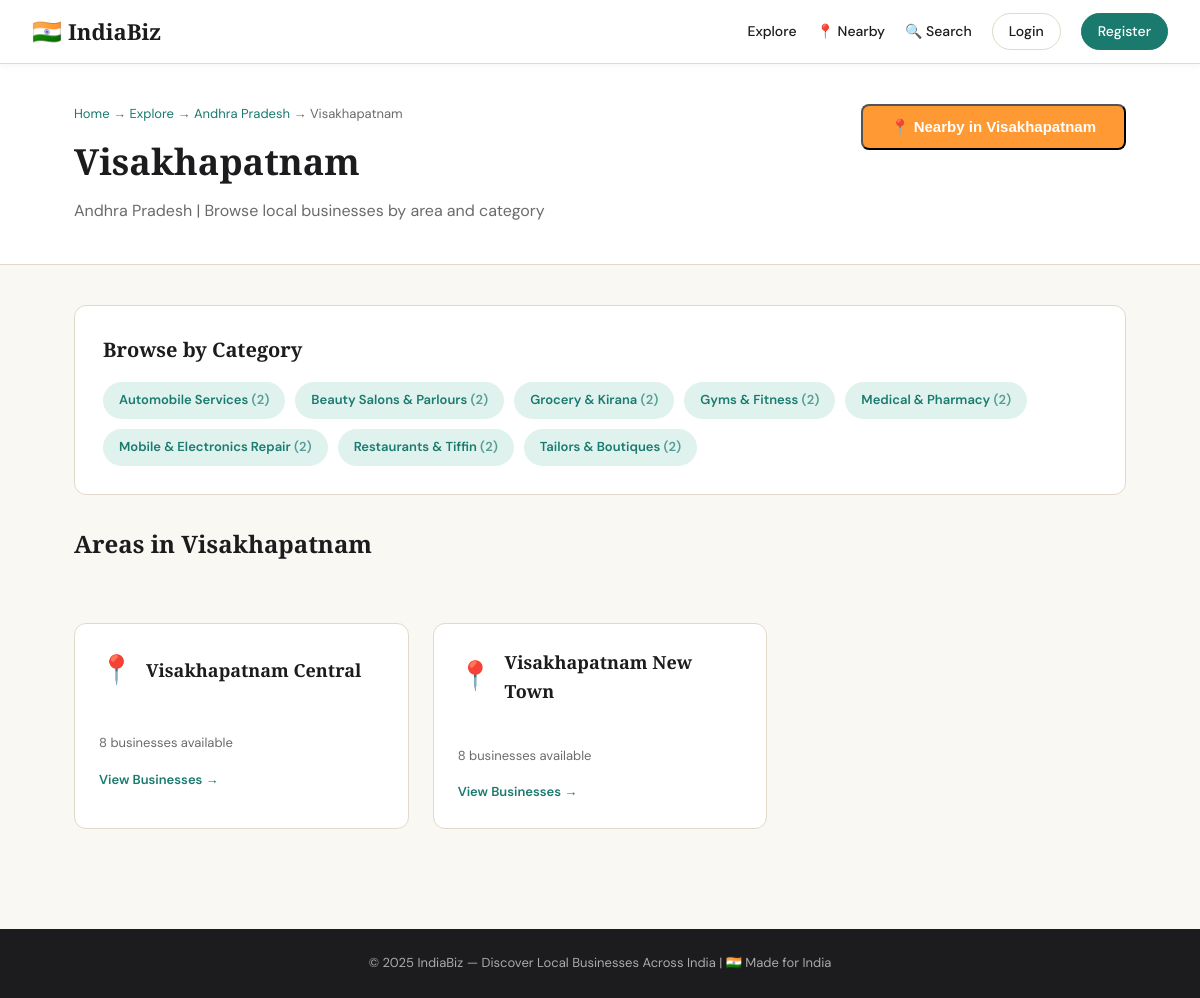
Page /city/1 on the committed database.
### tables this page shows
CREATE TABLE states (
            id INTEGER PRIMARY KEY AUTOINCREMENT,
            name TEXT UNIQUE NOT NULL,
            code TEXT UNIQUE NOT NULL,
            capital TEXT,
            region TEXT
        );

CREATE TABLE cities (
            id INTEGER PRIMARY KEY AUTOINCREMENT,
            state_id INTEGER NOT NULL,
            name TEXT NOT NULL,
            lat REAL NOT NULL,
            lng REAL NOT NULL,
            is_major INTEGER DEFAULT 0,
            FOREIGN KEY (state_id) REFERENCES states(id),
            UNIQUE(state_id, name)
        );

CREATE TABLE businesses (
            id INTEGER PRIMARY KEY AUTOINCREMENT,
            business_uid TEXT UNIQUE NOT NULL,
            owner_id INTEGER NOT NULL,
            place_id INTEGER NOT NULL,
            name TEXT NOT NULL,
            category TEXT NOT NULL,
            description TEXT,
            phone TEXT,
            email TEXT,
            address TEXT,
            lat REAL,
            lng REAL,
            timing TEXT,
            status TEXT DEFAULT "pending" CHECK(status IN ("pending","approved","rejected")),
            created_at TIMESTAMP DEFAULT CURRENT_TIMESTAMP,
            FOREIGN KEY (owner_id) REFERENCES users(id),
            FOREIGN KEY (place_id) REFERENCES places(id)
        );

CREATE TABLE places (
            id INTEGER PRIMARY KEY AUTOINCREMENT,
            city_id INTEGER NOT NULL,
            name TEXT NOT NULL,
            zone TEXT,
            famous_for TEXT,
            description TEXT,
            lat REAL DEFAULT 17.3850,
            lng REAL DEFAULT 78.4867,
            image_url TEXT,
            FOREIGN KEY (city_id) REFERENCES cities(id)
        );

### app.py (the view, shortened to what this page needs)
@app.route('/city/<int:city_id>')
def city_page(city_id):
    db = get_db()
    city = db.execute('SELECT c.*, s.name as state_name, s.id as state_id FROM cities c JOIN states s ON c.state_id=s.id WHERE c.id=?', (city_id,)).fetchone()
    if not city: return redirect(url_for('explore'))
    city_info = get_city_info(city['name'])
    places = db.execute('''SELECT p.*, COUNT(DISTINCT b.id) as biz_count FROM places p
        LEFT JOIN businesses b ON b.place_id=p.id AND b.status="approved"
        WHERE p.city_id=? GROUP BY p.id ORDER BY p.name''', (city_id,)).fetchall()
    cats = db.execute('''SELECT b.category, COUNT(*) as cnt FROM businesses b JOIN places p ON b.place_id=p.id
        WHERE p.city_id=? AND b.status="approved" GROUP BY b.category ORDER BY b.category''', (city_id,)).fetchall()
    return render_template('city.html', city=city, places=places, categories=cats, city_info=city_info)

### app.py (called while the page is built)
def get_city_info(city_name):
    return CITY_INFO.get(city_name, None)

### database.py (called while the page is built)
def get_db():
    if 'db' not in g:
        g.db = sqlite3.connect(DATABASE)
        g.db.row_factory = sqlite3.Row
    return g.db

### templates/city.html (shortened to what this page needs)
{% extends "base.html" %}
{% block content %}
<div class="city-page">
  <div class="city-header">
    <div class="city-header-inner">
      <div>
        <div class="breadcrumb"><a href="{{ url_for('index') }}">Home</a> → <a href="{{ url_for('explore') }}">Explore</a> → <a href="{{ url_for('state_page', state_id=city['state_id']) }}">{{ city['state_name'] }}</a> → {{ city['name'] }}</div>
        <h1>{{ city['name'] }}</h1>
        <p style="color:var(--gray);">{{ city['state_name'] }} | Browse local businesses by area and category</p>
      </div>
      <div style="display:flex;gap:10px;align-items:center;flex-wrap:wrap;">
        <button class="btn-hero btn-nearby" onclick="getNearbyCity({{ city['lat'] }},{{ city['lng'] }})">📍 Nearby in {{ city['name'] }}</button>
      </div>
    </div>
  </div>
  <div class="container" style="padding-top:40px;">
    {% if categories %}
    <div class="section-block" style="margin-bottom:30px;">
      <h2>Browse by Category</h2>
      <div style="display:flex;flex-wrap:wrap;gap:10px;margin-top:12px;">
        {% for cat in categories %}
        <a href="{{ url_for('search') }}?city_id={{ city['id'] }}&category={{ cat['category']|urlencode }}"
           style="background:var(--teal-light);color:var(--teal);padding:8px 16px;border-radius:20px;font-size:13px;font-weight:600;">
          {{ cat['category'] }} <span style="opacity:.7;">({{ cat['cnt'] }})</span>
        </a>
        {% endfor %}
      </div>
    </div>
    {% endif %}
    <h2 style="margin-bottom:20px;">Areas in {{ city['name'] }}</h2>
    <div class="places-grid">
      {% for place in places %}
      <a href="{{ url_for('place', place_id=place['id']) }}" class="place-card">
        <div class="place-card-header">
          <div class="place-icon">📍</div>
          <h3>{{ place['name'] }}</h3>
        </div>
        <div class="place-card-body">
          <div class="place-desc">{{ place['biz_count'] }} businesses available</div>
          <span class="explore-link" style="color:var(--teal);">View Businesses →</span>
        </div>
      </a>
      {% endfor %}
    </div>
  </div>
</div>
{% endblock %}

### static/style.css (style rules this page uses)
:root { --cream: #faf8f3; --white: #ffffff; --gold: #c9922a; --gold-light:#f5e6c8; --teal: #1a7a6e; --teal-light:#e0f2ee; --charcoal: #1c1c1e; --gray: #6b6b6b; --gray-light:#f0ede6; --border: #e0d9cc; --shadow: 0 2px 16px rgba(0,0,0,0.08); --shadow-lg: 0 8px 40px rgba(0,0,0,0.12); --radius: 12px; --radius-sm: 8px; --india-saffron: #FF9933; --india-green: #138808; --india-navy: #000080; }
* { box-sizing: border-box; margin: 0; padding: 0; }
body { font-family: 'DM Sans', sans-serif; background: var(--cream); color: var(--charcoal); line-height: 1.6; }
h1,h2,h3 { font-family: 'Playfair Display', serif; }
a { color: var(--teal); text-decoration: none; transition: opacity .2s; }
.container { max-width: 1100px; margin: 0 auto; padding: 0 24px; }
.btn-hero { padding:12px 28px; border-radius:8px; background:var(--teal); color:var(--white)!important; font-weight:600; font-size:15px; transition:background .2s; display:inline-block; }
.btn-nearby { background:var(--india-saffron); }
.breadcrumb { font-size:13px; color:var(--gray); margin-bottom:8px; }
.breadcrumb a { color:var(--teal); }
.city-page { padding-bottom:60px; }
.city-header { background:var(--white); padding:40px 0; border-bottom:1.5px solid var(--border); }
.city-header-inner { max-width:1100px; margin:0 auto; padding:0 24px; display:flex; justify-content:space-between; align-items:flex-start; gap:20px; flex-wrap:wrap; }
.city-header h1 { font-size:36px; margin:8px 0; }
.places-grid { display:grid; grid-template-columns:repeat(auto-fill,minmax(260px,1fr)); gap:24px; padding:40px 0; }
.place-card { background:var(--white); border:1.5px solid var(--border); border-radius:var(--radius); overflow:hidden; transition:all .2s; display:block; color:var(--charcoal)!important; }
.place-card-header { padding:24px; display:flex; align-items:center; gap:12px; }
.place-icon { font-size:28px; }
.place-card-header h3 { font-size:18px; }
.place-card-body { padding:16px 24px 24px; }
.place-desc { font-size:13px; color:var(--gray); margin-bottom:12px; }
.explore-link { font-size:13px; font-weight:600; }
.section-block { background:var(--white); border:1.5px solid var(--border); border-radius:var(--radius); padding:28px; margin-bottom:24px; }
.section-block h2 { font-size:20px; margin-bottom:16px; }

### rows in the picture
states: state_name "Andhra Pradesh"
cities: name "Visakhapatnam"
businesses: category "Automobile Services", cnt "2"
businesses: category "Beauty Salons & Parlours", cnt "2"
businesses: category "Grocery & Kirana", cnt "2"
businesses: category "Gyms & Fitness", cnt "2"
businesses: category "Medical & Pharmacy", cnt "2"
businesses: category "Mobile & Electronics Repair", cnt "2"
businesses: category "Restaurants & Tiffin", cnt "2"
businesses: category "Tailors & Boutiques", cnt "2"
places: name "Visakhapatnam Central", biz_count "8"
places: name "Visakhapatnam New Town", biz_count "8"
